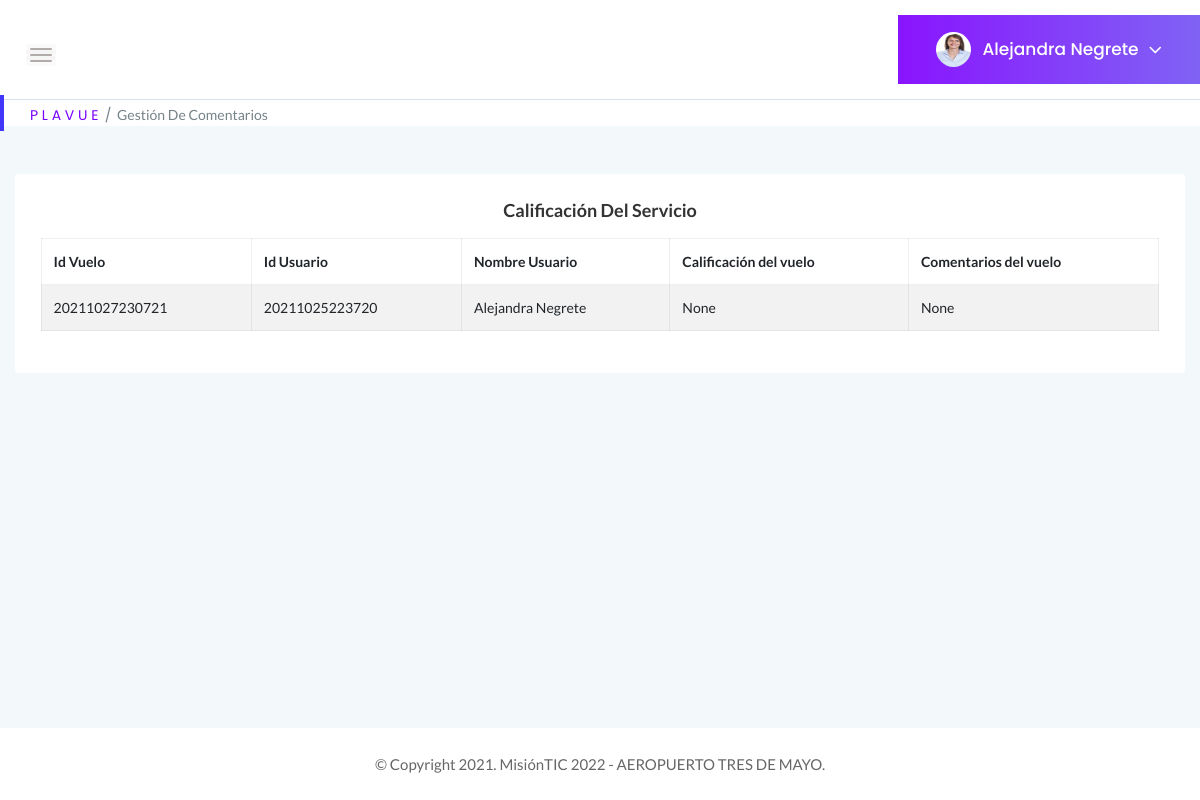
The page /GestionComentarios (signed in) on the database as committed earlier.
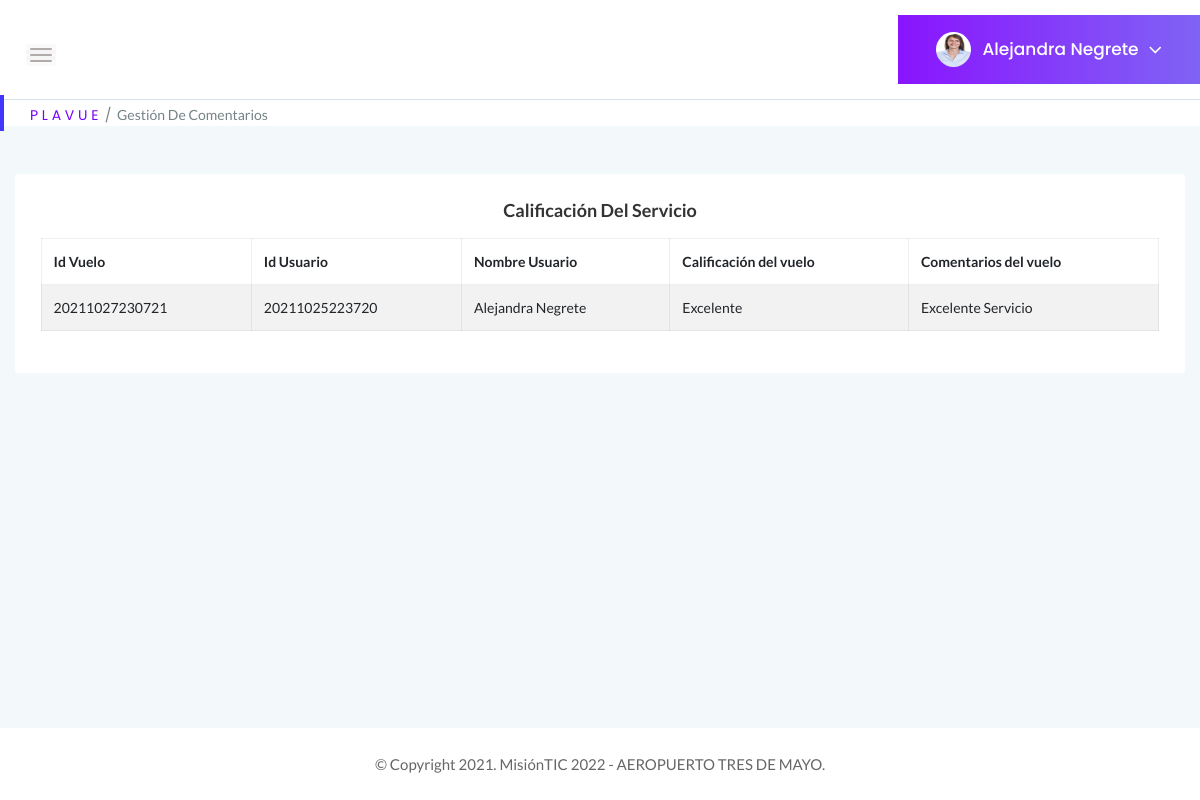
The same page on the database as committed later.
### tables this page shows
CREATE TABLE Usuarios (Id_usuario BIGINT PRIMARY KEY, Documento BIGINT UNIQUE, tipoDocumento INTEGER REFERENCES tipo_documento (id_documento) ON DELETE RESTRICT ON UPDATE RESTRICT MATCH SIMPLE, contraseña VARCHAR NOT NULL, tipoPerfil INTEGER REFERENCES Perfil (Id_perfil) ON DELETE RESTRICT ON UPDATE RESTRICT, estadoUsuario INTEGER REFERENCES Estado (Id_estado) ON DELETE RESTRICT ON UPDATE RESTRICT, Nombre VARCHAR (100) NOT NULL, correo VARCHAR (100) UNIQUE NOT NULL, fechaNacimiento DATE, sexo INTEGER REFERENCES Genero (Id_genero) ON DELETE RESTRICT ON UPDATE RESTRICT, Celular BIGINT, nacionalidad INTEGER REFERENCES Nacionalidad (Id_pais) ON DELETE RESTRICT ON UPDATE RESTRICT, nombreContacto VARCHAR (100), numeroContacto BIGINT, foto VARCHAR (5000));

CREATE TABLE Pasajeros (Id_pasajero BIGINT PRIMARY KEY UNIQUE, Id_usuario BIGINT REFERENCES Usuarios (Id_usuario) ON DELETE RESTRICT ON UPDATE RESTRICT, Id_vuelos BIGINT REFERENCES Vuelos (Id_vuelo) ON DELETE RESTRICT ON UPDATE RESTRICT, Comentarios VARCHAR, Calificacion VARCHAR, Silla VARCHAR);

### app.py (the view)
@app.route("/GestionComentarios", methods=["GET"])
def Gestion_Comentarios():
    if "usuario" in session:
        if request.method == "GET":
            try:
                with sqlite3.connect("Plavue.db") as con:
                    con.row_factory = sqlite3.Row
                    cur = con.cursor()
                    cur.execute("SELECT * FROM Usuarios WHERE correo = ?", [session["usuario"]])
                    query = cur.fetchone()
                with sqlite3.connect("Plavue.db") as con2:
                    con2.row_factory = sqlite3.Row
                    cur = con2.cursor()
                    cur.execute("SELECT * FROM Usuarios")
                    query1 = cur.fetchall()
                with sqlite3.connect("Plavue.db") as con1:
                    con1.row_factory = sqlite3.Row
                    cur = con1.cursor()
                    cur.execute("SELECT * FROM Pasajeros")
                    query2 = cur.fetchall()
                    if query is None:
                        return "Usuario no existe!"
                return render_template("GestionComentarios.html", perfil = query, tabla = query2, usuarios = query1 )
            except Error as er:
                print('SQLite error: %s' % (' '.join(er.args)))
                print('SQLite traceback: ')
    return render_template("Login.html")

### templates/GestionComentarios.html (shortened to what this page needs)
<!doctype html>
<html class="no-js" lang="es">
<head>
    <link rel="stylesheet" href="{{ url_for('static', filename='css/bootstrap.min.css') }}">
    <link rel="stylesheet" href="{{ url_for('static', filename='css/font-awesome.min.css') }}">
    <link rel="stylesheet" href="{{ url_for('static', filename='css/themify-icons.css') }}">
    <link rel="stylesheet" href="{{ url_for('static', filename='css/metisMenu.css') }}">
    <link rel="stylesheet" href="{{ url_for('static', filename='css/owl.carousel.min.css') }}">
    <link rel="stylesheet" href="{{ url_for('static', filename='css/slicknav.min.css') }}">
    <link rel="stylesheet" href="https://www.amcharts.com/lib/3/plugins/export/export.css" type="text/css" media="all" />
    <link rel="stylesheet" type="text/css" href="{{ url_for('static', filename='css/tables/jquery.dataTables.css') }}">
    <link rel="stylesheet" type="text/css" href="{{ url_for('static', filename='css/tables/dataTables.bootstrap4.min.css') }}">
    <link rel="stylesheet" type="text/css" href="{{ url_for('static', filename='css/tables/responsive.bootstrap.min.css') }}">
    <link rel="stylesheet" type="text/css" href="{{ url_for('static', filename='css/tables/responsive.jqueryui.min.css') }}">
    <link rel="stylesheet" href="{{ url_for('static', filename='css/typography.css') }}">
    <link rel="stylesheet" href="{{ url_for('static', filename='css/default-css.css') }}">
    <link rel="stylesheet" href="{{ url_for('static', filename='css/styles.css') }}">
    <link rel="stylesheet" href="{{ url_for('static', filename='css/responsive.css') }}">
    <link rel="stylesheet" href="{{ url_for('static', filename='js/vendor/select2.css') }}">
</head>
<body>
    <div class="page-container">
        <div class="main-content">
            <div class="header-area">
                <div class="row align-items-center">
                    <div class="col-md-6 col-sm-8 clearfix">
                        <div class="nav-btn pull-left">
                            <span></span>
                            <span></span>
                            <span></span>
                        </div>
                    </div>
                    <div class="col-sm-6 clearfix">
                        <div class="user-profile pull-right">
                            {% if perfil[14] == None%}
                                <img class="avatar user-thumb" src="uploads/usuario.jpg" alt="avatar">
                            {% else %}
                                <img class="avatar user-thumb" src="uploads/{{perfil[14]}}" alt="avatar">
                            {% endif %}
                            <h4 class="user-name dropdown-toggle" data-toggle="dropdown">{{perfil[6]}}<i class="fa fa-angle-down"></i></h4>
                        </div>
                    </div>
                </div>
            </div>
            <div class="page-title-area">
                <div class="row align-items-center">
                    <div class="col-sm-12">
                        <div class="breadcrumbs-area clearfix">
                            <ul class="breadcrumbs pull-left">
                                <li><a href="../perfiladmin">P L A V U E</a></li>
                                <li><span>Gestión de Comentarios</span></li>
                            </ul>
                        </div>
                    </div>
                </div>
            </div>
            <div class="body main-content-inner">
                <div class="row">
                    <div class="col-12 mt-5">
                        <div class="card">
                            <div class="card-body">
                                <h4 class="header-title" align="center">Calificación del servicio</h4>
                                <section class="panel">
                                    <div class="panel-body">
                                        <table class="table table-bordered table-striped mb-none" id="datatable-tabletools" data-swf-path="assets/vendor/jquery-datatables/extras/TableTools/swf/copy_csv_xls_pdf.swf">
                                            <thead>
                                                <tr>
                                                    <th>Id Vuelo</th>
                                                    <th>Id Usuario</th>
                                                    <th>Nombre Usuario</th>
                                                    <th>Calificación del vuelo</th>
                                                    <th>Comentarios del vuelo</th>
                                                </tr>
                                            </thead>
                                            <tbody>
                                                {% for r in tabla %}
                                                <tr class="gradeX">
                                                    <td>{{r ["Id_vuelos"]}}</td>
                                                    <td>{{r ["Id_usuario"]}}</td>
                                                    <td>
                                                        {% for i in usuarios %}
                                                            {% if i["Id_usuario"] == r["Id_usuario"] %}
                                                            <span>{{i["Nombre"]}}</span>
                                                            {% endif %}
                                                        {% endfor%}
                                                    </td>
                                                    <td>{{r ["Calificacion"]}}</td>
                                                    <td>{{r ["Comentarios"]}}</td>
                                                </tr>
                                                {% endfor %}
                                            </tbody>
                                        </table>
                                    </div>
                            </div>
                        </div>
                    </div>
                </div>
            </div>
        </div>
        <footer>
            <div class="footer-area">
                <p>© Copyright 2021. MisiónTIC 2022 - AEROPUERTO TRES DE MAYO.</p>
            </div>
        </footer>
    </div>
</body>
</html>

### static/css/styles.css (style rules this page uses)
.page-container { width: 100%; height: 100%; min-height: 100vh; padding-left: 280px; -webkit-transition: padding-left 0.3s ease 0s; transition: padding-left 0.3s ease 0s; }
.sbar_collapsed.page-container { padding-left: 0; }
.card { border: none; border-radius: 4px; background-color: #fff; -webkit-transition: all 0.3s ease 0s; transition: all 0.3s ease 0s; }
.card-body { padding: 25.6px; padding: 1.6rem; }
.main-content { width: 100%; background: #F3F8FB; }
.main-content-inner { padding: 0 30px 50px; }
.header-area { padding: 15px 30px; background: #fff; border-bottom: 1px solid #d8e3e7; }
.nav-btn { margin: 10px 30px 0 0; cursor: pointer; }
.nav-btn span { display: block; width: 22px; height: 2px; background: #b3aaaa; margin: 4px 0; border-radius: 15px; -webkit-transition: all 0.3s ease 0s; transition: all 0.3s ease 0s; box-shadow: 0 0 0 4px rgba(99, 96, 96, 0.03); }
.nav-btn span:nth-child(2) { opacity: 0; }
.nav-btn span:first-child { -webkit-transform: rotate(45deg)translate(5px, 5px); transform: rotate(45deg)translate(5px, 5px); }
.nav-btn span:last-child { -webkit-transform: rotate(-45deg)translate(3px, -3px); transform: rotate(-45deg)translate(3px, -3px); }
.sbar_collapsed .nav-btn span { transform: none; opacity: 1; }
.page-title-area { padding: 0 30px; background: #fff; position: relative; }
.page-title-area:before { content: ''; position: absolute; left: 0; top: 50%; width: 4px; height: 36px; background: var(--primary-color); -webkit-transform: translateY(-50%); transform: translateY(-50%); }
ul.breadcrumbs { margin-top: 4px; }
.breadcrumbs li { display: inline-block; }
.breadcrumbs li a, .breadcrumbs li span { display: block; font-size: 14px; font-weight: 400; color: #7801ff; letter-spacing: 0; margin-right: 16px; position: relative; }
.breadcrumbs li a:before { content: '/'; color: #768387; position: absolute; right: -13px; top: 0; }
.breadcrumbs li span { margin-right: 0; color: #768387; text-transform: capitalize; }
.user-profile { margin-right: -30px; display: -webkit-box; display: -ms-flexbox; display: flex; -webkit-box-align: center; -ms-flex-align: center; align-items: center; -ms-flex-wrap: wrap; flex-wrap: wrap; background: -webkit-linear-gradient(left, #8914fe 0%, #8063f5 100%); background: linear-gradient(to right, #8914fe 0%, #8063f5 100%); padding: 17px 38px; position: relative; }
.user-profile img.avatar { height: 35px; width: 35px; border-radius: 50%; margin-right: 12px; }
.user-name { font-size: 17px; font-weight: 500; color: #fff; letter-spacing: 0; cursor: pointer; -webkit-user-select: none; -moz-user-select: none; -ms-user-select: none; user-select: none; }
.user-name i { margin-left: 10px; font-size: 21px; vertical-align: middle; position: relative; }
.notification-area .dropdown-toggle, .user-name.dropdown-toggle { position: relative; }
.notification-area .dropdown-toggle:after, .user-name.dropdown-toggle:after { display: none; }
.header-title { font-family: 'Lato', sans-serif; font-size: 18px; font-weight: 600; letter-spacing: 0; color: #333; text-transform: capitalize; margin-bottom: 17px; }
.footer-area { text-align: center; padding: 23px 0 19px; background: #fff; }
.footer-area p { color: #676666; margin-bottom: 0; }
table tr th { border-bottom: none; }
table tr th, table tr td { border-top: 1px solid rgba(120, 130, 140, 0.13) !important; }
.table-bordered td, .table-bordered th { border: 1px solid rgba(120, 130, 140, 0.13) !important; }

Rows that differ between the two databases and show on the page:
changed Pasajeros: Calificacion "None" → "Excelente"; Comentarios "None" → "Excelente Servicio"
